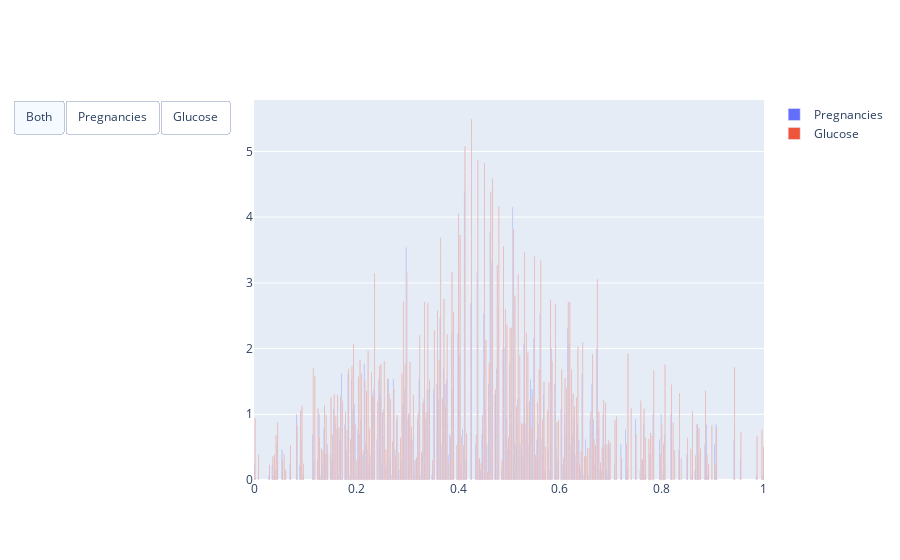

Here is the notebook cell this chart was saved with:
### Markdown cell above
## h. Develop custom action buttons using Plotly.

### Code cell
import plotly.graph_objects as px 
import numpy 

x = data1['BMI']

plot = px.Figure(data=[px.Bar( 
    name='Pregnancies', 
    x=x, 
    y=data1['Pregnancies'] 
), 
    px.Bar( 
    name='Glucose', 
    x=x, 
    y=data1['Glucose'] 
) 
]) 


plot.update_layout( 
    updatemenus=[ 
        dict( 
            type="buttons", 
            direction="left", 
            buttons=list([ 
                dict(label="Both", 
                    method="update", 
                    args=[{"visible": [True, True]}, 
                        {"title": "Both"}]), 
                dict(label="Pregnancies", 
                    method="update", 
                    args=[{"visible": [True, False]}, 
                          {"title": "Data 1", 
                          }]), 
                dict(label="Glucose", 
                     method="update", 
                     args=[{"visible": [False, True]}, 
                           {"title": "Data 2", 
                           }]), 
            ]), 
        ) 
    ]) 

plot.show()

### Figure 1 — Plotly figure (JSON) as saved in the notebook; plotly's stock layout.template omitted (floating-point values rounded to 4 significant figures; data arrays with more than 128 entries replaced by an {"elided": "..."} marker saying what was removed)
{"data": [{"name": "Pregnancies", "type": "bar", "x": {"elided": "636 float values"}, "y": {"elided": "636 float values"}}, {"name": "Glucose", "type": "bar", "x": {"elided": "636 float values"}, "y": {"elided": "636 float values"}}], "layout": {"updatemenus": [{"buttons": [{"args": [{"visible": [true, true]}, {"title": "Both"}], "label": "Both", "method": "update"}, {"args": [{"visible": [true, false]}, {"title": "Data 1"}], "label": "Pregnancies", "method": "update"}, {"args": [{"visible": [false, true]}, {"title": "Data 2"}], "label": "Glucose", "method": "update"}], "direction": "left", "type": "buttons"}]}}
